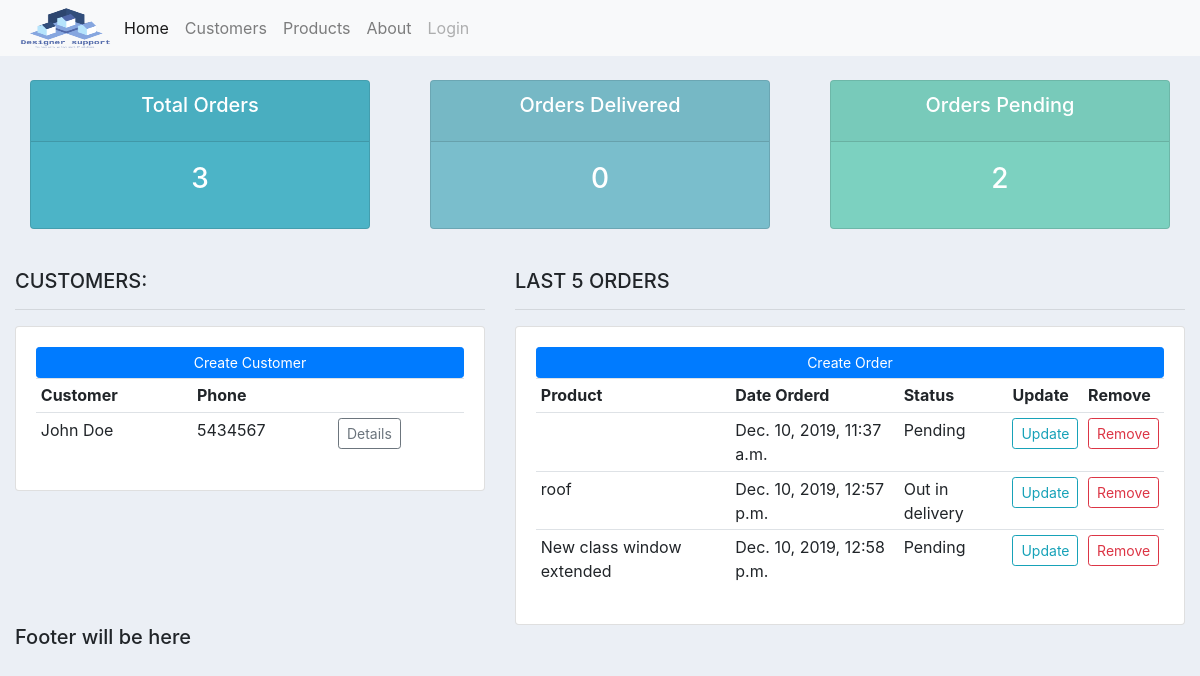
The app's page /, older data.
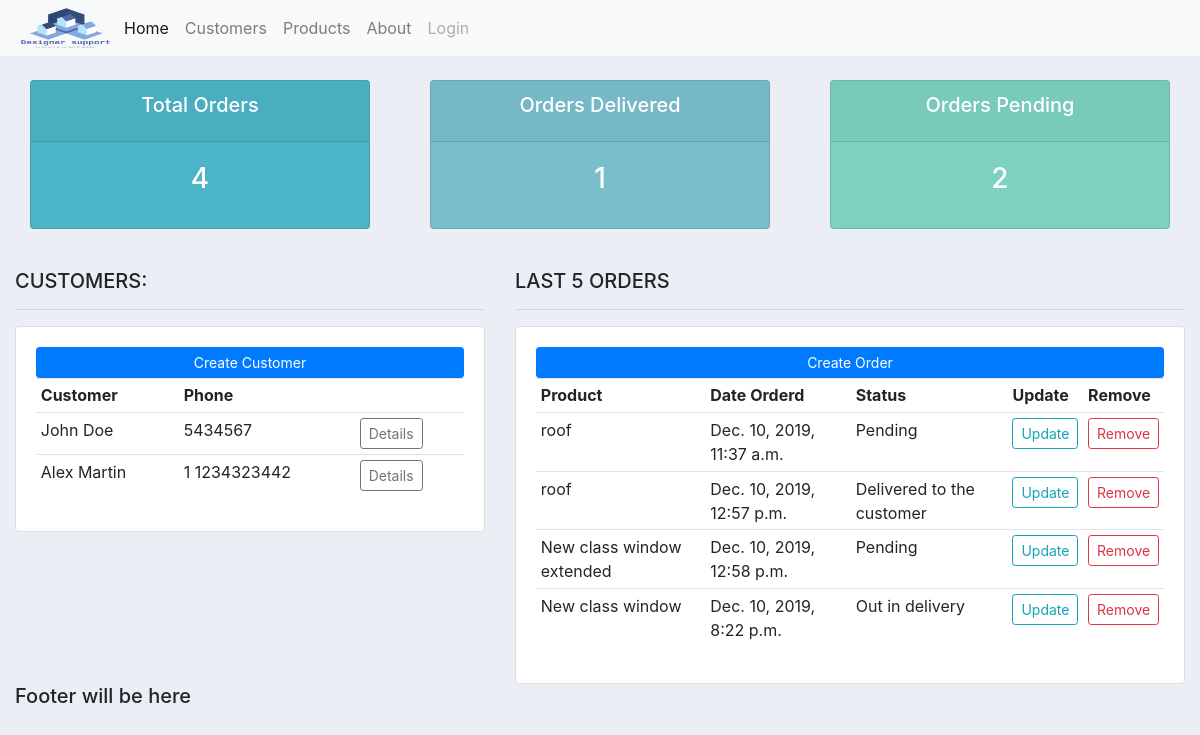
The same page, newer data.
### accounts/models.py (models this page shows, shortened)
class Customer(models.Model):
    name = models.CharField(max_length=200)
    phone = models.CharField(max_length=200, null=True)
    email = models.CharField(max_length=200,unique=True)
    date_created = models.DateTimeField(auto_now_add=True)

class Order(models.Model):
    customer = models.ForeignKey(Customer,null=True, on_delete=models.SET_NULL)
    product = models.ForeignKey(Product,null=True, on_delete=models.SET_NULL)
    STATUS = (
        ('PENDING', 'Pending'),
        ('UNDER_DELIVERY','Out in delivery'),
        ('DELIVERED', 'Delivered to the customer')
    )
    number = models.CharField(max_length=200)
    date_created = models.DateTimeField(auto_now_add=True)
    status = models.CharField(max_length=20, null=True, choices=STATUS)

class Product(models.Model):
    CATEGORY = (
        ('CAT1', 'Windows'),
        ('CAT2', 'Doors'),
        ('CAT3', 'Walls'),
    )
    name = models.CharField(max_length=200)
    price = models.FloatField()
    category = models.CharField(max_length=20, null=True, choices=CATEGORY)
    description = models.TextField(max_length=4000, null=True)
    date_created = models.DateTimeField(auto_now_add=True)
    tags = models.ManyToManyField(Tag)

### accounts/views.py (the view)
# urls.py: 2. Add a URL to urlpatterns:  path('', views.home, name='home')
def home(request):
    customers = Customer.objects.all()
    orders = Order.objects.all()
    total_customers = len(customers)
    total_orders = len(orders)
    delivered = len(orders.filter(status='DELIVERED'))
    pending = len(orders.filter(status='PENDING'))
    context = {'orders':orders, 'customers':customers,
                't_c':total_customers, 't_o':total_orders, 't_od':delivered, 't_op':pending}
    return render(request,'accounts/dashboard.html', context)

### accounts/templates/accounts/dashboard.html
{% extends "accounts/index.html" %}
{% block content %}
{%  include 'accounts/status.html' %}
<br>
<div class="row">
	<div class="col-md-5">
		<h5>CUSTOMERS:</h5>
		<hr>
		<div class="card card-body">
			<a class="btn btn-primary  btn-sm btn-block" href="">Create Customer</a>
			<table class="table table-sm">
				<tr>
					<th>Customer</th>
					<th>Phone</th>
                    <th></th>
				</tr>
                {% for c in customers %}
                    <tr>
                        <td>{{c.name}}</td>
                        <td>{{c.phone}}</td>
                        <td><a href="{% url 'customer' c.id %}" class="btn btn-sm btn-outline-secondary">Details</a></td>
				    </tr>
                {% endfor %}
			</table>
		</div>
	</div>
	<div class="col-md-7">
		<h5>LAST 5 ORDERS</h5>
		<hr>
		<div class="card card-body">
			<a class="btn btn-primary  btn-sm btn-block" href="{% url 'new_order' %}">Create Order</a>
			<table class="table table-sm">
				<tr>
					<th>Product</th>
					<th>Date Orderd</th>
					<th>Status</th>
					<th>Update</th>
					<th>Remove</th>
				</tr>
                {% for o in orders %}
                <tr>
					<td>{{o.product.name}}</td>
					<td>{{o.date_created}}</td>
					<td>{{o.get_status_display}}</td>
					<td><a href="#" class="btn btn-sm btn-outline-info">Update</a></td>
					<td><a href="#" class="btn btn-sm btn-outline-danger">Remove</a></td>
				</tr>
                {% endfor %}
			</table>
		</div>
	</div>
</div>
{% endblock content %}

Row changes from the older to the newer data that the page shows:
added Customer: name "Alex Martin", phone "1 1234323442"
changed Order "Dec. 10, 2019, 11:37 a.m.": product.name (not shown) → "roof"
changed Order: status "Out in delivery" → "Delivered to the customer"
added Order: product.name "New class window", date_created "Dec. 10, 2019, 8:22 p.m.", status "Out in delivery"
Text that changed along with them:
{{ t_o }}: "3" → "4"
{{ t_od }}: "0" → "1"
